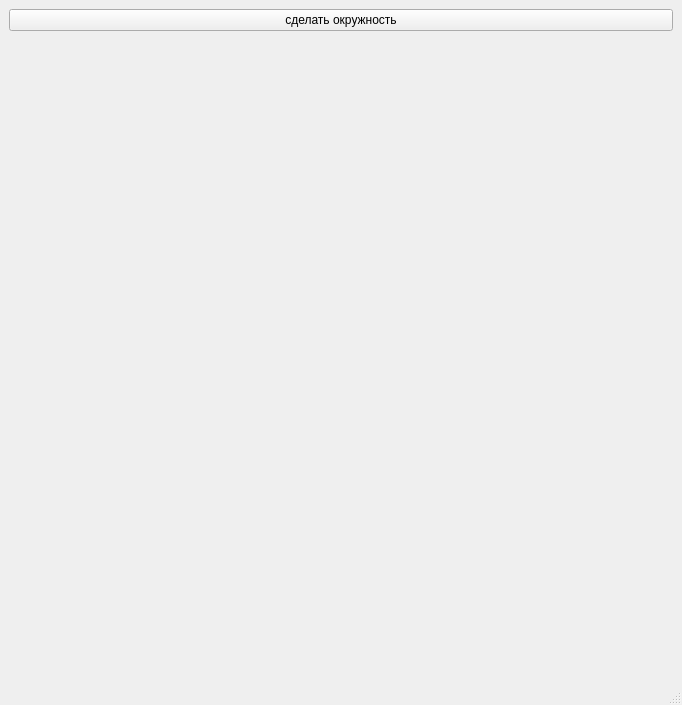
<?xml version="1.0" encoding="UTF-8"?>
<ui version="4.0">
 <class>MainWindow</class>
 <widget class="QMainWindow" name="MainWindow">
  <property name="geometry">
   <rect>
    <x>0</x>
    <y>0</y>
    <width>682</width>
    <height>705</height>
   </rect>
  </property>
  <property name="windowTitle">
   <string>MainWindow</string>
  </property>
  <widget class="QWidget" name="centralwidget">
   <layout class="QGridLayout" name="gridLayout_2">
    <item row="0" column="0">
     <layout class="QGridLayout" name="gridLayout">
      <item row="0" column="0">
       <widget class="QPushButton" name="pushButton">
        <property name="text">
         <string>сделать окружность</string>
        </property>
       </widget>
      </item>
      <item row="1" column="0">
       <widget class="QLabel" name="label">
        <property name="text">
         <string/>
        </property>
       </widget>
      </item>
     </layout>
    </item>
   </layout>
  </widget>
  <widget class="QMenuBar" name="menubar">
   <property name="geometry">
    <rect>
     <x>0</x>
     <y>0</y>
     <width>682</width>
     <height>26</height>
    </rect>
   </property>
  </widget>
  <widget class="QStatusBar" name="statusbar"/>
 </widget>
 <resources/>
 <connections/>
</ui>
